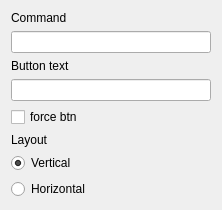
<?xml version="1.0" encoding="UTF-8"?>
<ui version="4.0">
 <class>ControlSettingsEdit</class>
 <widget class="QWidget" name="ControlSettingsEdit">
  <property name="geometry">
   <rect>
    <x>0</x>
    <y>0</y>
    <width>222</width>
    <height>187</height>
   </rect>
  </property>
  <property name="windowTitle">
   <string>Form</string>
  </property>
  <layout class="QVBoxLayout" name="verticalLayout">
   <item>
    <widget class="QLabel" name="label_2">
     <property name="text">
      <string>Command</string>
     </property>
    </widget>
   </item>
   <item>
    <widget class="QLineEdit" name="commandEdit"/>
   </item>
   <item>
    <widget class="QLabel" name="label_3">
     <property name="text">
      <string>Button text</string>
     </property>
    </widget>
   </item>
   <item>
    <widget class="QLineEdit" name="buttonTextEdit"/>
   </item>
   <item>
    <widget class="QCheckBox" name="forceControlBtn">
     <property name="text">
      <string>force btn</string>
     </property>
    </widget>
   </item>
   <item>
    <widget class="QLabel" name="label">
     <property name="text">
      <string>Layout</string>
     </property>
    </widget>
   </item>
   <item>
    <widget class="QRadioButton" name="vLayBtn">
     <property name="text">
      <string>Vertical</string>
     </property>
     <property name="checked">
      <bool>true</bool>
     </property>
    </widget>
   </item>
   <item>
    <widget class="QRadioButton" name="hLayBtn">
     <property name="text">
      <string>Horizontal</string>
     </property>
    </widget>
   </item>
  </layout>
 </widget>
 <resources/>
 <connections/>
</ui>
